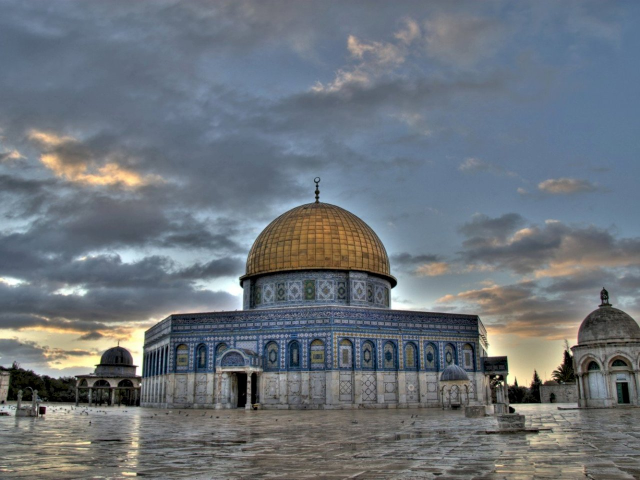
#> input picture openCV/belliKismaEfektYapma/kudus.jpg, 1280 x 960 px, found by its file name (shown at 1/2 size)
$ python belliKisimaEfektYapma.py
#> lines starting #> are read from the running program, lines starting #| are printed output that depends on the picture
import cv2
import numpy as np

resim = cv2.imread("C:/Users/tugba/Desktop/openCV/belliKismaEfektYapma/kudus.jpg")
#> resim is the input picture: shape (960, 1280, 3); mean B, G, R 122.8, 115.5, 108.1
#r = 2 g = 1 b = 0 sırayla bu kısıma ne girersen resmin üzerine o renk eklenir
#[:,:,:]1. parametre y 2. parametre x yani yukarıdan aşağıya soldan sağa 3. parametre bgr
resim[150:200,150:350,0] = 0
resim[150:200,150:350,1] = 0
resim[150:200,150:350,2] = 255
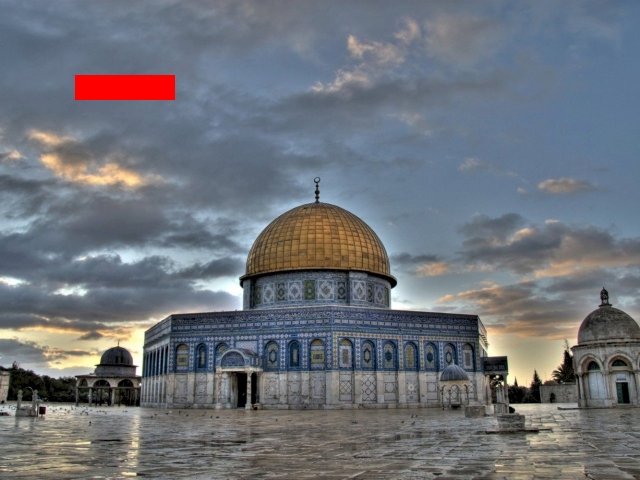
#> resim: shape (960, 1280, 3) (shown at 1/2 size); mean B, G, R 121.8, 114.6, 109.4

cv2.imshow("Kudüs", resim)

cv2.waitKey(0)
cv2.destroyAllWindows
